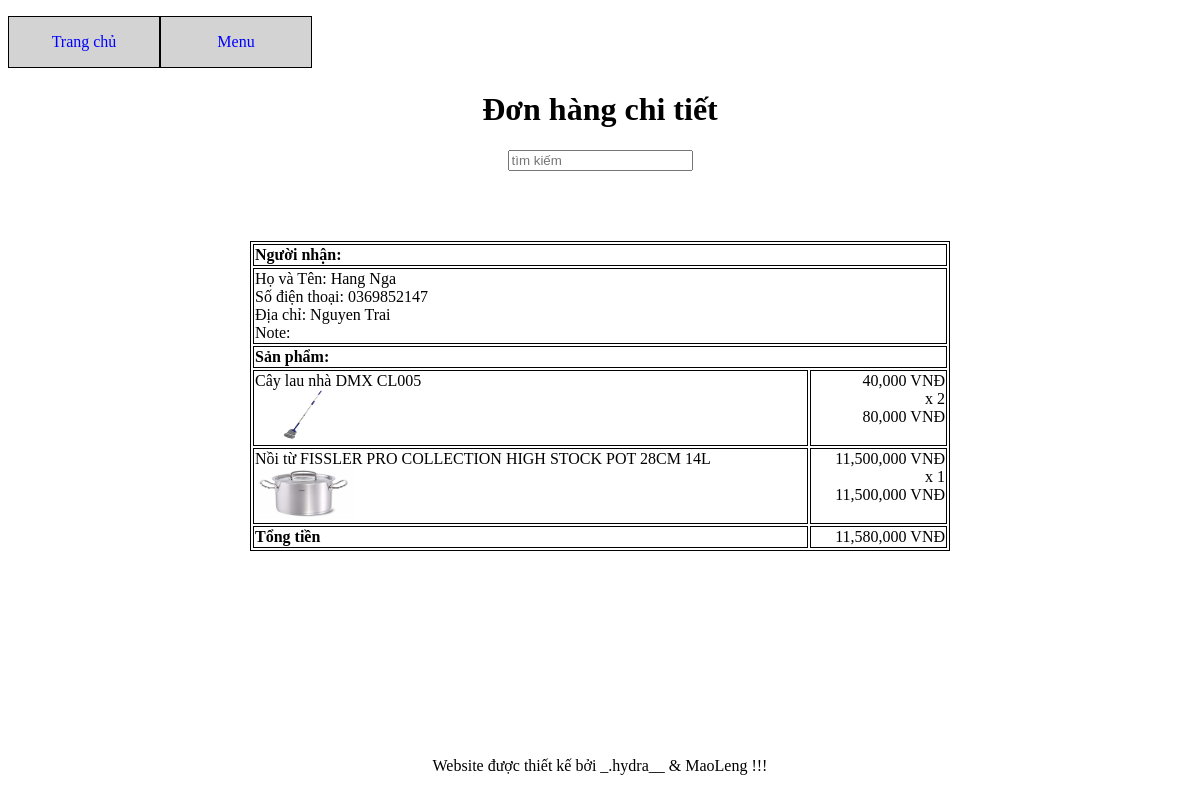
The app's page /order_detail.php?id=19 (signed in) with its own data.
### tables this page shows
CREATE TABLE `receivers` (
  `customer_id` int NOT NULL,
  `id` int NOT NULL,
  `name` varchar(50) NOT NULL,
  `phone` varchar(20) NOT NULL,
  `address` varchar(200) NOT NULL,
  `status` tinyint(1) NOT NULL DEFAULT '0'
);

CREATE TABLE `receipt_detail` (
  `receipt_id` int NOT NULL,
  `product_id` int NOT NULL,
  `quantity` tinyint NOT NULL
);

CREATE TABLE `products` (
  `id` int NOT NULL,
  `name` varchar(200) NOT NULL,
  `description` mediumtext NOT NULL,
  `price` int NOT NULL,
  `image` varchar(200) NOT NULL,
  `manufacturer_id` int NOT NULL
);

CREATE TABLE `receipts` (
  `id` int NOT NULL,
  `customer_id` int NOT NULL,
  `order_time` timestamp NOT NULL DEFAULT CURRENT_TIMESTAMP,
  `receiver_id` varchar(50) DEFAULT NULL,
  `note` mediumtext,
  `status` int NOT NULL,
  `total` int DEFAULT NULL
);

### check_account.php (called while the page is built, shortened)
<?php
if (isset($_SESSION['customer_id'])) {
	$customer_id = $_SESSION['customer_id'];
} else if (isset($_SESSION['admin_id'])) {
	header('location:admin/root/index_admin.php');
} else {
	header('location:index.php');
}
?>

### order_detail.php (the view, shortened to what this page needs)
<?php
require 'check_account.php';
$receipt_id = $_GET['id'];
?>
<!DOCTYPE html>
<html>
<head>
</head>
<body>
    <?php
    require 'connect.php';
    ?>
    <div id="div_tong">
        <?php
        require 'menu.php';
        ?>
        <div id="div_tren">
            <h1 style="text-align: center; ">
                Đơn hàng chi tiết
            </h1>
            <form>
                <input type="search" name="tim_kiem" value="" placeholder="tìm kiếm">
            </form>
        </div>
        <div id="div_giua" class="center">
            <?php
            $sql = "select customer_id, receiver_id from receipts where id = '$receipt_id'";
            $result = mysqli_query($connect,$sql);
            $receipt = mysqli_fetch_array($result);
            $receiver_id = $receipt['receiver_id'];
            $sql = "select * from receivers where customer_id= '$customer_id' and id = '$receiver_id'";
            $result = mysqli_query($connect,$sql);
            $receiver = mysqli_fetch_array($result);
            ?>
            <table width="700px" height="300px" class="border left">
                <tr>
                    <th colspan="2" class="border">
                        Người nhận:
                    </th>
                </tr>
                <tr>
                    <td colspan="2" class="border">
                            Họ và Tên:
                            <?php echo $receiver['name'] ?>
                            <br>
                            Số điện thoại:
                            <?php echo $receiver['phone'] ?>
                            <br>
                            Địa chỉ:
                            <?php echo $receiver['address'] ?>
                            <br>
                            Note:
                    </td>
                </tr>
                <tr>
                    <th class="border" colspan="2">
                        Sản phẩm:
                    </th>
                </tr>
                <?php
                $sql = "select
                receipts.*,
                receipt_detail.quantity,
                products.name as product_name,
                products.price as product_price,
                products.image as product_image
                from receipts
                join receipt_detail on receipts.id = receipt_detail.receipt_id
                join products on products.id = receipt_detail.product_id
                where
                receipts.id = '$receipt_id'";
                $result = mysqli_query($connect,$sql);
                $receipt = mysqli_fetch_array($result);
                foreach ($result as $each) {
                    $sum = $each['quantity'] * $each['product_price'];
                    ?>
                    <tr>
                        <td class="border" style=" vertical-align: text-top; text-align: left;">
                            <?php echo $each['product_name'] ?>
                            <br>
                            <img width="100px" height="50px" src="admin/products/<?php echo $each['product_image']; ?>">
                        </td>
                        <td class="border" style=" vertical-align: text-top; text-align: right;">
                            <?php echo number_format($each['product_price']) ?> VNĐ
                            <br>
                            x
                            <?php echo $each['quantity'] ?>
                            <br>
                            <?php echo number_format($sum) ?> VNĐ
                        </td>
                    </tr>
                    <?php
                }
                ?>
                <tr>
                    <th class="border" >
                        Tổng tiền
                    </th>
                    <td class="border right">
                        <?php echo number_format($receipt['total']) ?> VNĐ
                    </td>
                </tr>
            </table>
        </div>
        <div id="div_duoi">
            <?php
            require 'footer.php';
            ?>
        </div>
    </div>
</body>
</html>

### menu.php (shortened to what this page needs)
<ul>
	<li>
		<a href="index.php">
			<p>
				Trang chủ
			</p>
		</a>
	</li>
	<li>
		<a href="#">
			<p>
				Menu
			</p>
		</a>
	</li>
</ul>
<br>
<br>
<br>

### footer.php
<p>
	Website được thiết kế bởi _.hydra__ & MaoLeng !!!
</p>

### menu.php (style rules this page uses)
a { text-decoration: none; }
a:link { color: blue; }
ul { list-style-type: none; padding: 0; }
ul li { float: left; position: relative; background: lightgray; width: 150px; border: 1px solid black; height: 50px; }
#div_tong { min-height: 800px; max-height: 6000px; position: relative; }
#div_tren { text-align: center; height: 150px; }
#div_giua { min-height: 500px; max-height: 4900px; }
#div_duoi { height: 100px; text-align: center; position: relative; bottom: 0px; }
p { text-align: center; }
.right { text-align: right; }
.left { text-align: left; }
.center { text-align: center; }
.border { border: 1px solid black; }
table { margin: auto ; }

### records on screen
receivers: name "Hang Nga", phone "0369852147", address "Nguyen Trai"
receipt_detail: product.name "Cây lau nhà DMX CL005", product.image (picture), product.price "40,000", quantity "2", quantity.price "80,000"
receipt_detail: product.name "Nồi từ FISSLER PRO COLLECTION HIGH STOCK POT 28CM 14L", product.image (picture), product.price "11,500,000", quantity "1", quantity.price "11,500,000"
receipts: total "11,580,000"
